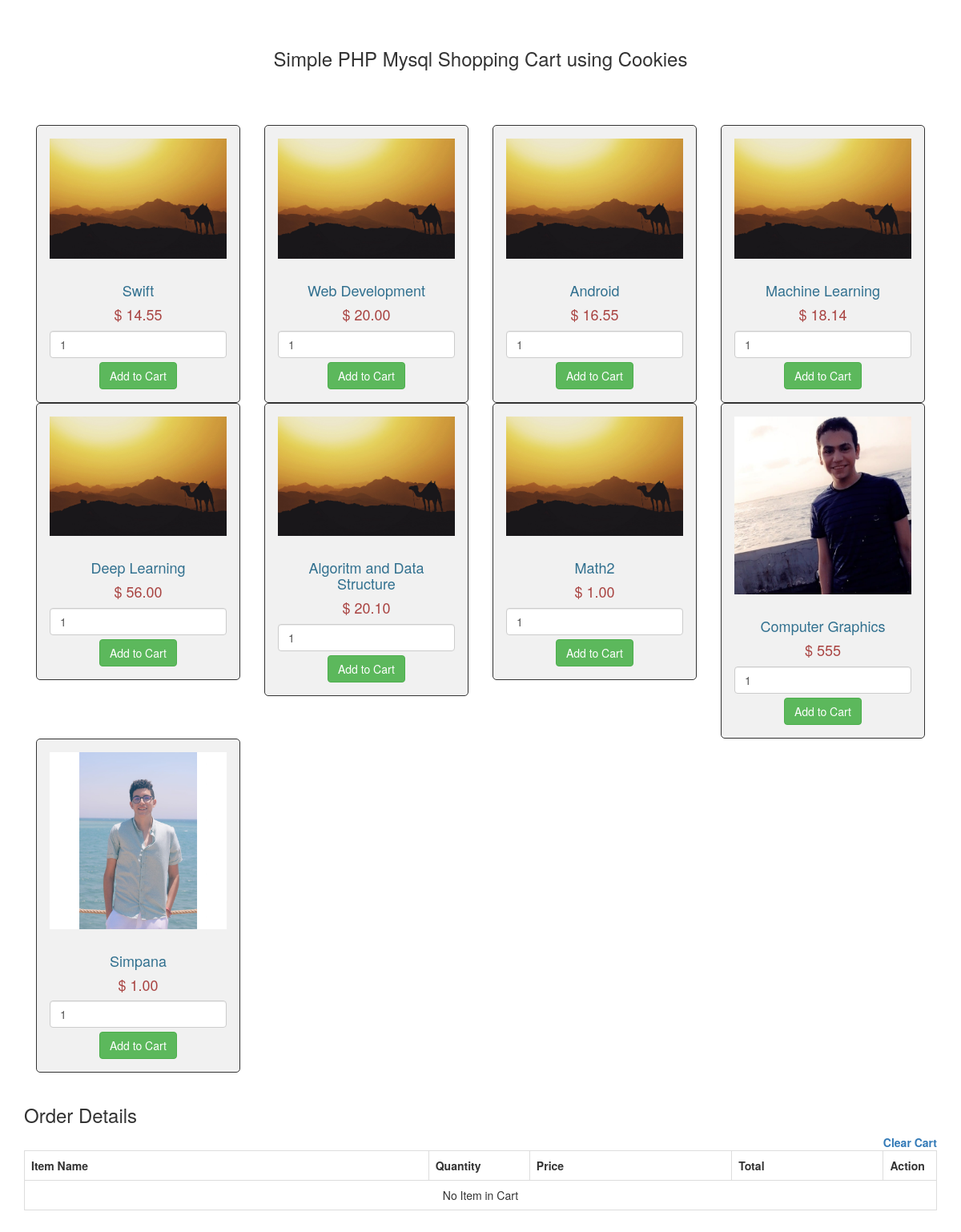
/newCart/index.php, run on an earlier commit of the app's database.
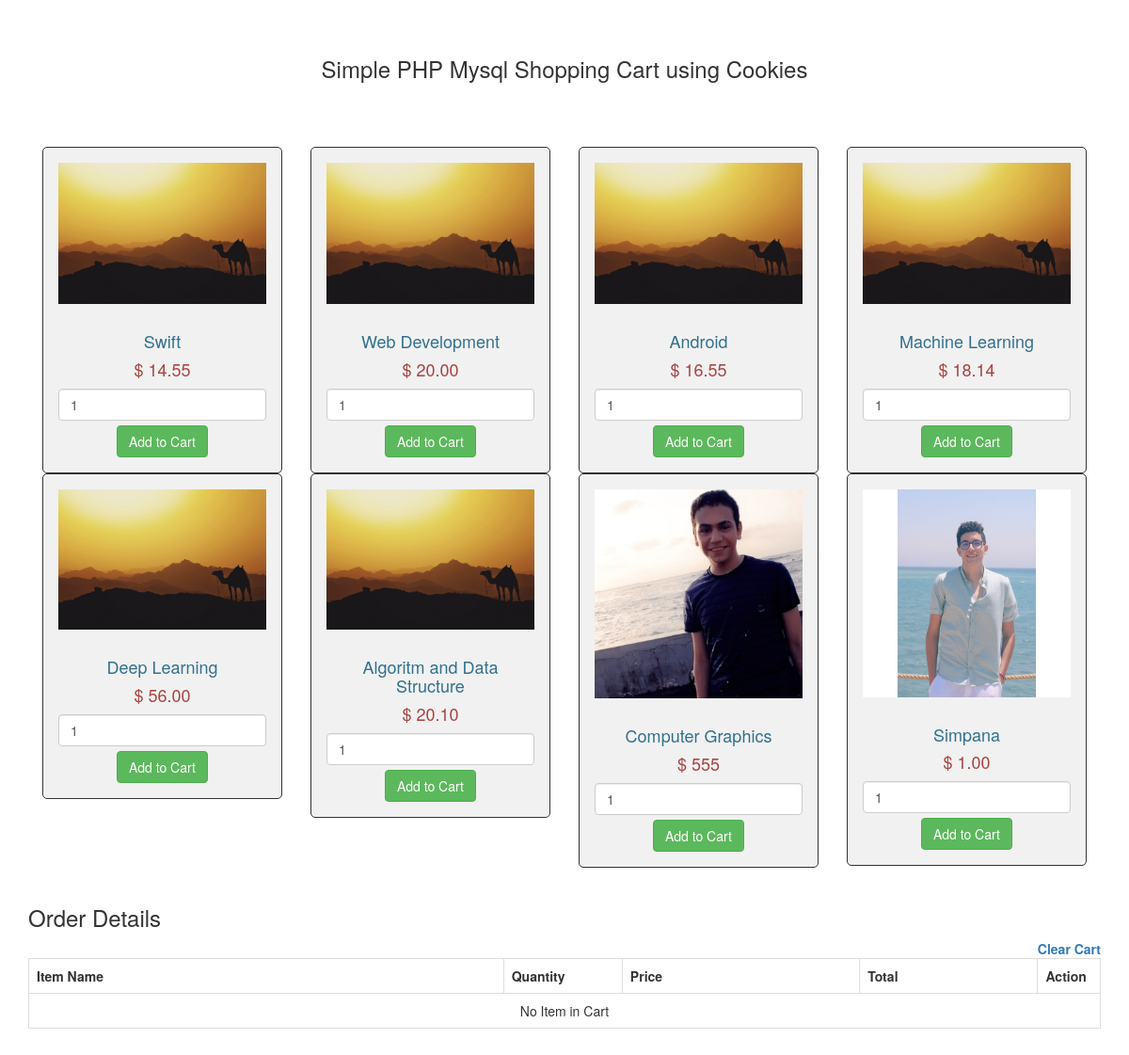
And on a later commit of the database.
### tables this page shows
CREATE TABLE `course` (
  `courseId` int(255) NOT NULL,
  `courseName` varchar(255) NOT NULL,
  `coursePrice` varchar(255) NOT NULL,
  `enrolledSid` varchar(255) NOT NULL,
  `description` varchar(255) NOT NULL,
  `instructorName` varchar(255) NOT NULL,
  `image` varchar(255) NOT NULL
);

### newCart/index.php (the view, shortened to what this page needs)
<?php
$connect = new PDO("mysql:host=localhost;dbname=webdatabase", "root", "");
?>
<!DOCTYPE html>
<html>
	<head>
		<link rel="stylesheet" href="https://maxcdn.bootstrapcdn.com/bootstrap/3.3.6/css/bootstrap.min.css" />
	</head>
	<body>
		<br />
		<div class="container">
			<br />
			<h3 align="center">Simple PHP Mysql Shopping Cart using Cookies</h3><br />
			<br /><br />
			<?php
			$query = "SELECT * FROM course ORDER BY courseId ASC";
			$statement = $connect->prepare($query);
			$statement->execute();
			$result = $statement->fetchAll();
			foreach($result as $row)
			{
			?>
			<div class="col-md-3">
				<form method="post">
					<div style="border:1px solid #333; background-color:#f1f1f1; border-radius:5px; padding:16px;" align="center">
						<img src="images/<?php echo $row["image"]; ?>" class="img-responsive" /><br />
						<h4 class="text-info"><?php echo $row["courseName"]; ?></h4>
						<h4 class="text-danger">$ <?php echo $row["coursePrice"]; ?></h4>
						<input type="text" name="quantity" value="1" class="form-control" />
						<input type="submit" name="add_to_cart" style="margin-top:5px;" class="btn btn-success" value="Add to Cart" />
					</div>
				</form>
			</div>
			<?php
			}
			?>
			<br />
			<h3>Order Details</h3>
			<div class="table-responsive">
			<div align="right">
				<a href="index.php?action=clear"><b>Clear Cart</b></a>
			</div>
			<table class="table table-bordered">
				<tr>
					<th width="40%">Item Name</th>
					<th width="10%">Quantity</th>
					<th width="20%">Price</th>
					<th width="15%">Total</th>
					<th width="5%">Action</th>
				</tr>
			<?php
			if(isset($_COOKIE["shopping_cart"]))
			{
				$total = 0;
				$cookie_data = stripslashes($_COOKIE['shopping_cart']);
				$cart_data = json_decode($cookie_data, true);
				foreach($cart_data as $keys => $values)
				{
			?>
				<tr>
					<td><?php echo $values["item_name"]; ?></td>
					<td><?php echo $values["item_quantity"]; ?></td>
					<td>$ <?php echo $values["item_price"]; ?></td>
					<td>$ <?php echo number_format($values["item_quantity"] * $values["item_price"], 2);?></td>
					<td><a href="index.php?action=delete&id=<?php echo $values["item_id"]; ?>"><span class="text-danger">Remove</span></a></td>
				</tr>
			<?php
					$total = $total + ($values["item_quantity"] * $values["item_price"]);
				}
			?>
				<tr>
					<td colspan="3" align="right">Total</td>
					<td align="right">$ <?php echo number_format($total, 2); ?></td>
					<td></td>
				</tr>
			<?php
			}
			else
			{
				echo '
				<tr>
					<td colspan="5" align="center">No Item in Cart</td>
				</tr>
				';
			}
			?>
			</table>
			</div>
		</div>
		<br />
	</body>
</html>

What changed in the data, as far as the page shows it:
removed course: image (picture), courseName "Math2", coursePrice "1.00"
